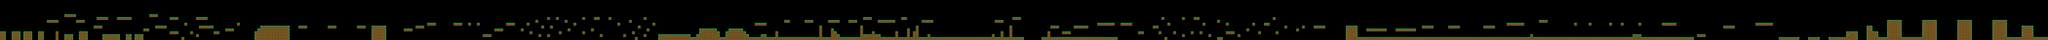

Rendered tile map (Tiled .tmx) drawn with the repository's tilesets; below, a short description and the map source with its tile grids summarised:
An orthogonal 700x14 tile map with 16x16 px tiles, 1 tile layer (ground) and 279 objects (29x spike, 16x breakable, 12x Spike, 8x slime, 3x collider, ...).

<map version="1.4" tiledversion="1.4.2" orientation="orthogonal" renderorder="right-down" width="700" height="14" tilewidth="16" tileheight="16" infinite="0" nextlayerid="6" nextobjectid="290">
 <editorsettings>
  <export target="../levels/3.lua" format="lua" />
 </editorsettings>
 <tileset firstgid="1" name="tileset" tilewidth="16" tileheight="16" tilecount="36" columns="9">
  <image source="../../../graphics/tileset.png" width="144" height="64" />
 </tileset>
 <layer id="1" name="ground" width="700" height="14">
  <data>[9800 cells, 1040 non-empty, 8 distinct tile ids]</data>
 </layer>
 <objectgroup color="#ff007f" id="4" name="object" visible="0">
  <object id="213" name="Flag" type="flag" x="11168" y="192" width="16" height="16" />
  <object id="214" name="Breakable" type="breakable" x="10640" y="112" width="16" height="8" />
  <object id="215" name="Breakable" type="breakable" x="10832" y="112" width="16" height="8" />
  <object id="216" name="Breakable" type="breakable" x="11008" y="144" width="16" height="8" />
  <object id="217" name="Breakable" type="breakable" x="10448" y="112" width="16" height="8" />
  <object id="218" name="Spike" type="spike" x="10976" y="192" width="16" height="16" />
  <object id="219" name="Spike" type="spike" x="10992" y="192" width="16" height="16" />
  <object id="220" name="Spike" type="spike" x="11008" y="192" width="16" height="16" />
  <object id="221" name="Spike" type="spike" x="11024" y="192" width="16" height="16" />
  <object id="222" name="Spike" type="spike" x="11040" y="192" width="16" height="16" />
  <object id="223" name="Spike" type="spike" x="11056" y="128" width="16" height="16" />
  <object id="224" name="Spike" type="spike" x="10400" y="192" width="16" height="16" />
  <object id="225" name="Spike" type="spike" x="10416" y="192" width="16" height="16" />
  <object id="226" name="Spike" type="spike" x="10432" y="192" width="16" height="16" />
  <object id="227" name="Spike" type="spike" x="10448" y="192" width="16" height="16" />
  <object id="228" name="Spike" type="spike" x="10464" y="192" width="16" height="16" />
  <object id="229" name="Spike" type="spike" x="10480" y="192" width="16" height="16" />
  <object id="230" name="Spike" type="spike" x="10496" y="192" width="16" height="16" />
  <object id="231" name="Breakable" type="breakable" x="10272" y="128" width="16" height="8" />
  <object id="234" name="Breakable" type="breakable" x="1344" y="144" width="16" height="8" />
  <object id="235" name="Breakable" type="breakable" x="1728" y="128" width="16" height="8" />
  <object id="236" name="Breakable" type="breakable" x="1888" y="128" width="16" height="8" />
  <object id="237" name="Breakable" type="breakable" x="2160" y="128" width="16" height="8" />
  <object id="238" name="Breakable" type="breakable" x="2432" y="128" width="16" height="8" />
  <object id="239" name="Spike" type="spike" x="3776" y="192" width="16" height="16" />
  <object id="240" name="Spike" type="spike" x="3792" y="192" width="16" height="16" />
  <object id="241" name="Spike" type="spike" x="3936" y="192" width="16" height="16" />
  <object id="242" name="Spike" type="spike" x="3952" y="192" width="16" height="16" />
  <object id="243" name="Spike" type="spike" x="4096" y="192" width="16" height="16" />
  <object id="244" name="Spike" type="spike" x="4112" y="192" width="16" height="16" />
  <object id="245" name="Spike" type="spike" x="4128" y="192" width="16" height="16" />
  <object id="246" name="Spike" type="spike" x="4080" y="176" width="16" height="16" />
  <object id="247" name="Spike" type="spike" x="4144" y="192" width="16" height="16" />
  <object id="248" name="Spike" type="spike" x="4192" y="192" width="16" height="16" />
  <object id="249" name="Spike" type="spike" x="4208" y="192" width="16" height="16" />
  <object id="250" name="Spike" type="spike" x="4224" y="192" width="16" height="16" />
  <object id="252" name="Breakable" type="breakable" x="4240" y="128" width="16" height="8" />
  <object id="253" name="Breakable" type="breakable" x="4352" y="112" width="16" height="8" />
  <object id="257" name="Spike" type="Spike" x="5168" y="192" width="16" height="16" />
  <object id="258" name="Spike" type="Spike" x="5184" y="192" width="16" height="16" />
  <object id="259" name="Spike" type="Spike" x="5200" y="192" width="16" height="16" />
  <object id="260" name="Spike" type="Spike" x="5216" y="192" width="16" height="16" />
  <object id="261" name="Spike" type="Spike" x="5232" y="192" width="16" height="16" />
  <object id="262" name="Spike" type="Spike" x="5248" y="192" width="16" height="16" />
  <object id="263" name="Spike" type="Spike" x="5280" y="192" width="16" height="16" />
  <object id="264" name="Spike" type="Spike" x="5264" y="192" width="16" height="16" />
  <object id="265" name="Spike" type="Spike" x="5296" y="192" width="16" height="16" />
  <object id="266" name="Spike" type="Spike" x="5312" y="192" width="16" height="16" />
  <object id="267" name="Spike" type="Spike" x="5328" y="192" width="16" height="16" />
  <object id="268" name="Spike" type="Spike" x="5344" y="192" width="16" height="16" />
  <object id="269" name="Breakable" type="breakable" x="7296" y="144" width="16" height="8" />
  <object id="275" name="Breakable" type="breakable" x="9376" y="160" width="16" height="8" />
  <object id="276" name="Breakable" type="breakable" x="9536" y="144" width="16" height="8" />
  <object id="278" name="Breakable" type="breakable" x="9344" y="176" width="16" height="8" />
  <object id="279" name="Spike" type="spike" x="7776" y="128" width="16" height="16" />
  <object id="280" name="Spike" type="spike" x="7792" y="128" width="16" height="16" />
  <object id="281" name="Spike" type="spike" x="7808" y="128" width="16" height="16" />
  <object id="282" name="Spike" type="spike" x="7824" y="128" width="16" height="16" />
  <object id="284" name="Enemy Collider" type="collider" x="2112" y="128" width="1" height="16" />
  <object id="285" name="Enemy Collider" type="collider" x="2031" y="128" width="1" height="16" />
  <object id="288" name="Enemy Collider" type="collider" x="9264" y="192" width="1" height="16" />
 </objectgroup>
 <objectgroup color="#5500ff" id="3" name="entity" visible="0">
  <object id="211" name="Player" type="player" x="16" y="144" width="16" height="16" />
  <object id="251" name="Slime" type="slime" x="4272" y="192" width="16" height="16">
   <ellipse />
  </object>
  <object id="254" name="Slime" type="slime" x="4624" y="192" width="16" height="16">
   <ellipse />
  </object>
  <object id="255" name="Slime" x="4848" y="192" width="16" height="16">
   <ellipse />
  </object>
  <object id="270" name="Slime" type="slime" x="8256" y="192" width="16" height="16">
   <ellipse />
  </object>
  <object id="271" name="Slime" type="slime" x="11120" y="192" width="16" height="16">
   <ellipse />
  </object>
  <object id="272" name="Mushroom" type="mushroom" x="8736" y="192" width="16" height="16">
   <ellipse />
  </object>
  <object id="273" name="Slime" type="slime" x="9056" y="192" width="16" height="16">
   <ellipse />
  </object>
  <object id="274" name="Slime" type="slime" x="7616" y="192" width="16" height="16">
   <ellipse />
  </object>
  <object id="286" name="Slime" type="slime" x="2080" y="128" width="16" height="16">
   <ellipse />
  </object>
  <object id="287" name="Slime" type="slime" x="4432" y="192" width="16" height="16">
   <ellipse />
  </object>
 </objectgroup>
 <objectgroup color="#ff0000" id="5" name="powerup" visible="0">
  <object id="232" name="Chocolate" type="chocolate" x="10288" y="192" width="16" height="16" />
  <object id="283" name="Chocolate" type="chocolate" x="5040" y="192" width="16" height="16" />
  </objectgroup>
 <objectgroup color="#c20000" id="2" name="solid" visible="0">
  <!-- 204 objects omitted --></objectgroup>
</map>
<!-- 205 of 279 objects omitted -->
